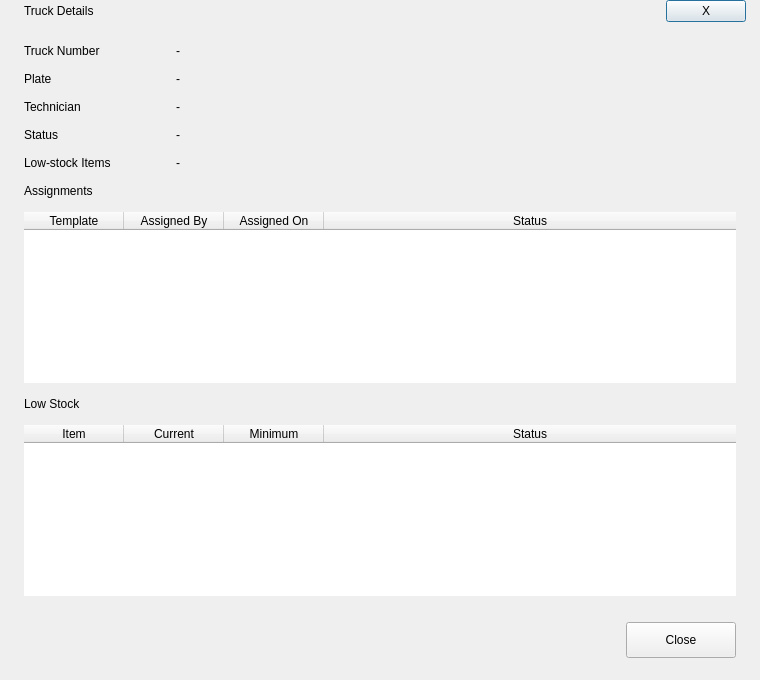
<?xml version="1.0" encoding="UTF-8"?>
<ui version="4.0">
 <class>TruckDetailsDialogClass</class>
 <widget class="QDialog" name="TruckDetailsDialogClass">
  <property name="geometry"><rect><x>0</x><y>0</y><width>760</width><height>680</height></rect></property>
  <property name="minimumSize"><size><width>760</width><height>680</height></size></property>
  <property name="windowTitle"><string>Truck Details</string></property>
  <layout class="QVBoxLayout" name="rootLayout">
   <property name="leftMargin"><number>0</number></property><property name="topMargin"><number>0</number></property>
   <property name="rightMargin"><number>0</number></property><property name="bottomMargin"><number>0</number></property>
   <property name="spacing"><number>0</number></property>
   <item>
    <widget class="QWidget" name="dialogCard" native="true">
     <layout class="QVBoxLayout" name="dialogCardLayout">
      <property name="leftMargin"><number>0</number></property><property name="topMargin"><number>0</number></property>
      <property name="rightMargin"><number>0</number></property><property name="bottomMargin"><number>0</number></property>
      <property name="spacing"><number>0</number></property>
      <item>
       <widget class="QWidget" name="headerContainer" native="true">
        <layout class="QHBoxLayout" name="headerLayout">
         <property name="leftMargin"><number>24</number></property><property name="topMargin"><number>0</number></property>
         <property name="rightMargin"><number>14</number></property><property name="bottomMargin"><number>0</number></property>
         <item><widget class="QLabel" name="titleLabel"><property name="text"><string>Truck Details</string></property></widget></item>
         <item><spacer name="headerSpacer"><property name="orientation"><enum>Qt::Horizontal</enum></property><property name="sizeHint" stdset="0"><size><width>40</width><height>20</height></size></property></spacer></item>
         <item><widget class="QPushButton" name="closeButton"><property name="cursor"><cursorShape>PointingHandCursor</cursorShape></property><property name="text"><string>X</string></property></widget></item>
        </layout>
       </widget>
      </item>
      <item>
       <widget class="QWidget" name="formContainer" native="true">
        <layout class="QVBoxLayout" name="formLayout">
         <property name="leftMargin"><number>24</number></property><property name="topMargin"><number>22</number></property>
         <property name="rightMargin"><number>24</number></property><property name="bottomMargin"><number>12</number></property>
         <property name="spacing"><number>14</number></property>
         <item><layout class="QHBoxLayout" name="row_truckNumberValue"><property name="spacing"><number>12</number></property><item><widget class="QLabel" name="truckNumberValueCap"><property name="minimumSize"><size><width>140</width><height>0</height></size></property><property name="maximumSize"><size><width>140</width><height>16777215</height></size></property><property name="text"><string>Truck Number</string></property></widget></item><item><widget class="QLabel" name="truckNumberValue"><property name="text"><string>-</string></property></widget></item></layout></item><item><layout class="QHBoxLayout" name="row_plateValue"><property name="spacing"><number>12</number></property><item><widget class="QLabel" name="plateValueCap"><property name="minimumSize"><size><width>140</width><height>0</height></size></property><property name="maximumSize"><size><width>140</width><height>16777215</height></size></property><property name="text"><string>Plate</string></property></widget></item><item><widget class="QLabel" name="plateValue"><property name="text"><string>-</string></property></widget></item></layout></item><item><layout class="QHBoxLayout" name="row_technicianValue"><property name="spacing"><number>12</number></property><item><widget class="QLabel" name="technicianValueCap"><property name="minimumSize"><size><width>140</width><height>0</height></size></property><property name="maximumSize"><size><width>140</width><height>16777215</height></size></property><property name="text"><string>Technician</string></property></widget></item><item><widget class="QLabel" name="technicianValue"><property name="text"><string>-</string></property></widget></item></layout></item><item><layout class="QHBoxLayout" name="row_statusValue"><property name="spacing"><number>12</number></property><item><widget class="QLabel" name="statusValueCap"><property name="minimumSize"><size><width>140</width><height>0</height></size></property><property name="maximumSize"><size><width>140</width><height>16777215</height></size></property><property name="text"><string>Status</string></property></widget></item><item><widget class="QLabel" name="statusValue"><property name="text"><string>-</string></property></widget></item></layout></item><item><layout class="QHBoxLayout" name="row_lowStockCountValue"><property name="spacing"><number>12</number></property><item><widget class="QLabel" name="lowStockCountValueCap"><property name="minimumSize"><size><width>140</width><height>0</height></size></property><property name="maximumSize"><size><width>140</width><height>16777215</height></size></property><property name="text"><string>Low-stock Items</string></property></widget></item><item><widget class="QLabel" name="lowStockCountValue"><property name="text"><string>-</string></property></widget></item></layout></item><item><widget class="QLabel" name="assignmentsSectionLabel"><property name="text"><string>Assignments</string></property></widget></item><item><widget class="QTableWidget" name="assignmentsTable"><property name="minimumSize"><size><width>0</width><height>150</height></size></property><property name="frameShape"><enum>QFrame::NoFrame</enum></property><property name="editTriggers"><set>QAbstractItemView::NoEditTriggers</set></property><property name="alternatingRowColors"><bool>true</bool></property><property name="selectionBehavior"><enum>QAbstractItemView::SelectRows</enum></property><property name="showGrid"><bool>false</bool></property><property name="columnCount"><number>4</number></property><attribute name="horizontalHeaderStretchLastSection"><bool>true</bool></attribute><attribute name="verticalHeaderVisible"><bool>false</bool></attribute><column><property name="text"><string>Template</string></property></column><column><property name="text"><string>Assigned By</string></property></column><column><property name="text"><string>Assigned On</string></property></column><column><property name="text"><string>Status</string></property></column></widget></item><item><widget class="QLabel" name="lowStockSectionLabel"><property name="text"><string>Low Stock</string></property></widget></item><item><widget class="QTableWidget" name="lowStockTable"><property name="minimumSize"><size><width>0</width><height>150</height></size></property><property name="frameShape"><enum>QFrame::NoFrame</enum></property><property name="editTriggers"><set>QAbstractItemView::NoEditTriggers</set></property><property name="alternatingRowColors"><bool>true</bool></property><property name="selectionBehavior"><enum>QAbstractItemView::SelectRows</enum></property><property name="showGrid"><bool>false</bool></property><property name="columnCount"><number>4</number></property><attribute name="horizontalHeaderStretchLastSection"><bool>true</bool></attribute><attribute name="verticalHeaderVisible"><bool>false</bool></attribute><column><property name="text"><string>Item</string></property></column><column><property name="text"><string>Current</string></property></column><column><property name="text"><string>Minimum</string></property></column><column><property name="text"><string>Status</string></property></column></widget></item>
        </layout>
       </widget>
      </item>
      <item><widget class="QWidget" name="footerContainer" native="true"><layout class="QHBoxLayout" name="footerLayout"><property name="leftMargin"><number>24</number></property><property name="topMargin"><number>14</number></property><property name="rightMargin"><number>24</number></property><property name="bottomMargin"><number>22</number></property><property name="spacing"><number>10</number></property><item><spacer name="footerSpacer"><property name="orientation"><enum>Qt::Horizontal</enum></property><property name="sizeHint" stdset="0"><size><width>40</width><height>20</height></size></property></spacer></item><item><widget class="QPushButton" name="closeBottomButton"><property name="minimumSize"><size><width>110</width><height>36</height></size></property><property name="cursor"><cursorShape>PointingHandCursor</cursorShape></property><property name="text"><string>Close</string></property><property name="variant" stdset="0"><string>primary</string></property></widget></item></layout></widget></item>
     </layout>
    </widget>
   </item>
  </layout>
 </widget>
 <resources/>
 <connections/>
</ui>
